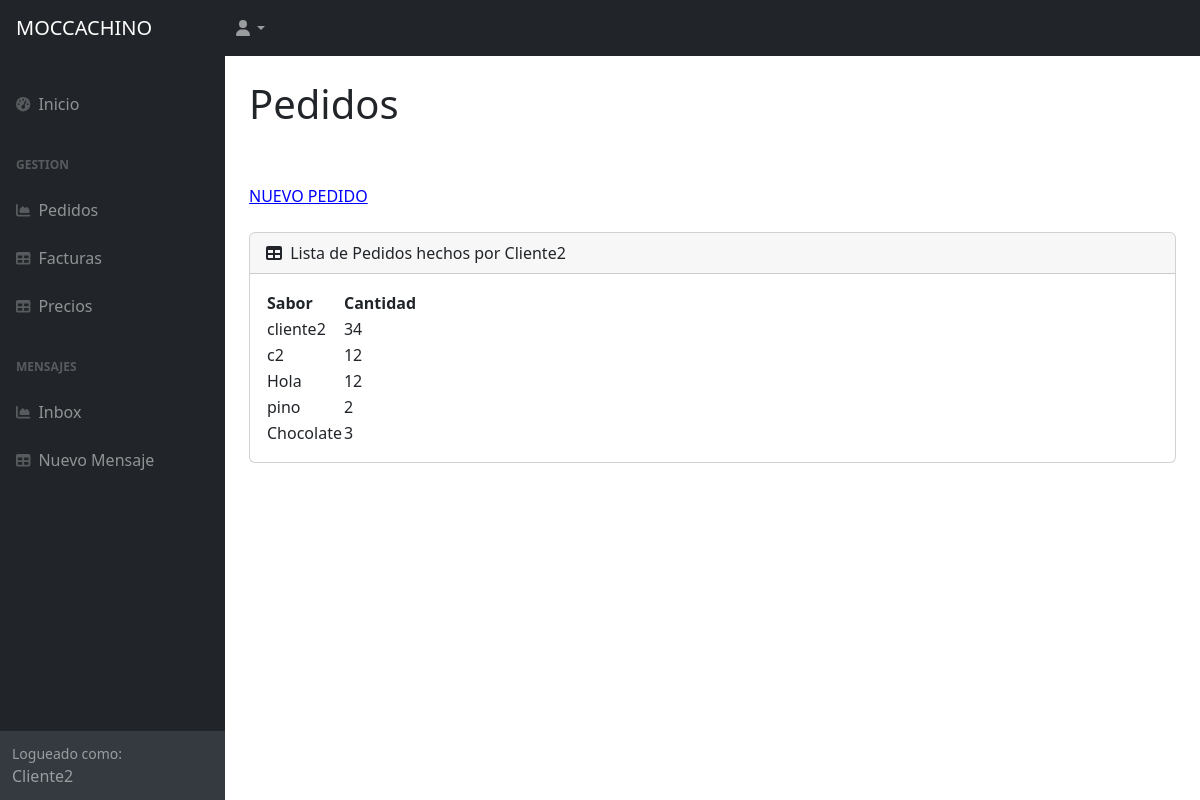
/AppClientes/pedidos_por_cliente/ (signed in), run on the app's committed database.
### AppClientes/models.py (models this page shows, shortened)
class Pedido(models.Model):
    sabor=models.CharField(max_length=50)
    cantidad=models.IntegerField()
    cliente = models.ForeignKey(User, on_delete=models.SET_NULL, null=True, blank=True)

### AppClientes/views.py (the view)
# urls.py: path('pedidos_por_cliente/', vista_super, name="pedidos_por_cliente"),
@login_required
def vista_super (request):
    if request.user.is_superuser:
        pedidos = Pedido.objects.all()
        context= {"pedidos": pedidos}
        return render(request, "AppClientes/pedidos.html", context)
    else:
        varCliente = request.user
        pedidos = Pedido.objects.filter(cliente=varCliente)
        context= {"pedidos": pedidos}
        return render(request, "AppClientes/pedidos_por_cliente.html", context)

### AppClientes/templates/AppClientes/pedidos_por_cliente.html
{% extends 'AppClientes/padre.html' %}
{% load static %}
            {% block contenido %}
            <div id="layoutSidenav_content">
                <main>
                    <div class="container-fluid px-4">
                        <h1 class="mt-4">Pedidos</h1>
                        <br>
                        <br>
                            <a style="color: blue;" href="{% url 'pedidosagregar' %}">NUEVO PEDIDO</a>
                            <br>
                            <br>
                        <div class="card mb-4">
                            <div class="card-header">
                                <i class="fas fa-table me-1"></i>
                                Lista de Pedidos hechos por {{ user }}
                            </div>
                            <div class="card-body">
                                <table id="datatablesSimple">
                                    <thead>
                                        <tr>
                                            <th>Sabor</th>
                                            <th>Cantidad</th>
                                        </tr>
                                    </thead>
                                    <tbody>
                                        {% for pedido in pedidos %}
                                        <tr>
                                            <td>{{ pedido.sabor }}</td>
                                            <td>{{ pedido.cantidad }}</td>
                                        </tr>
                                        {% endfor %}
                                    </tbody>
                                </table>
                            </div>
                        </div>
                    </div>
                </main>
                {% endblock %}

### AppClientes/templates/AppClientes/padre.html (shortened to what this page needs)
<!DOCTYPE html>
<html lang="en">
    <head>
        {% load static %}
        <link href="https://cdn.jsdelivr.net/npm/simple-datatables@7.1.2/dist/style.min.css" rel="stylesheet" />
        <link href="{% static 'AppClientes/css/styles.css' %}" rel="stylesheet" />
    </head>
    <body class="sb-nav-fixed">
        <nav class="sb-topnav navbar navbar-expand navbar-dark bg-dark">
            <a class="navbar-brand ps-3" href="{% url 'InicioAppClientes' %}">MOCCACHINO</a>
            <ul class="navbar-nav ms-auto ms-md-0 me-3 me-lg-4">
                <li class="nav-item dropdown">
                    <a class="nav-link dropdown-toggle" id="navbarDropdown" href="#" role="button" data-bs-toggle="dropdown" aria-expanded="false"><i class="fas fa-user fa-fw"></i></a>
                </li>
            </ul>
        </nav>
        <div id="layoutSidenav">
            <div id="layoutSidenav_nav">
                <nav class="sb-sidenav accordion sb-sidenav-dark" id="sidenavAccordion">
                    <div class="sb-sidenav-menu">
                        <div class="nav">
                            <br>
                            <a class="nav-link" href="{% url 'InicioAppClientes' %}">
                                <div class="sb-nav-link-icon"><i class="fas fa-tachometer-alt"></i></div>
                                Inicio
                            </a>
                            <div class="sb-sidenav-menu-heading">Gestion</div>
                            <a class="nav-link" href="{% url 'pedidos_super' %}">
                                <div class="sb-nav-link-icon"><i class="fas fa-chart-area"></i></div>
                                Pedidos
                            </a>
                            <a class="nav-link" href="{% url 'facturas_super' %}">
                                <div class="sb-nav-link-icon"><i class="fas fa-table"></i></div>
                                Facturas
                            </a>
                            <a class="nav-link" href="{% url 'precios' %}">
                                <div class="sb-nav-link-icon"><i class="fas fa-table"></i></div>
                                Precios
                            </a>
                            <div class="sb-sidenav-menu-heading">Mensajes</div>
                            <a class="nav-link" href="{% url 'inbox' %}">
                                <div class="sb-nav-link-icon"><i class="fas fa-chart-area"></i></div>
                                Inbox
                            </a>
                            <a class="nav-link" href="{% url 'nuevomensaje' %}">
                                <div class="sb-nav-link-icon"><i class="fas fa-table"></i></div>
                                Nuevo Mensaje
                            </a>
                        </div>
                    </div>
                    <div class="sb-sidenav-footer">
                        <div class="small">Logueado como:</div>
                        {{ user.username }}
                    </div>
                </nav>
            </div>
            {% block contenido %}
            {% endblock %}
        </div>
    </body>
</html>

### data on the page
Pedido: sabor "cliente2", cantidad "34"
Pedido: sabor "c2", cantidad "12"
Pedido: sabor "Hola", cantidad "12"
Pedido: sabor "pino", cantidad "2"
Pedido: sabor "Chocolate", cantidad "3"

### other printed values
{{ user.username }} "Cliente2"
{{ user }} "Cliente2"
